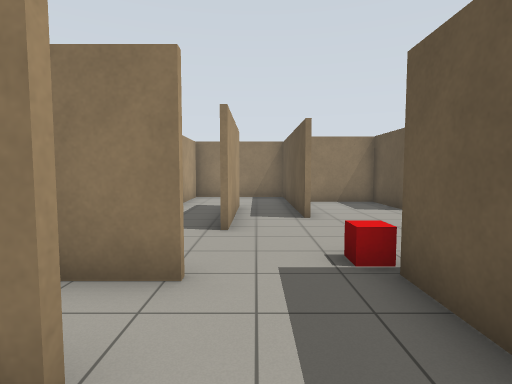
View 1 (above)

20 first-person views from a walk through a robot-simulator world made for Gazebo. The camera is 1.2 m above the floor, tilts 4° down and sees 80° across. The floor is counted in squares, 1 m on a side. Each view is taken from the middle of a square. On the plan, view 1 faces up. The plan holds only what a view shows up to about 13 squares ahead; the rest is blank. The place goes on beyond the plan.

View 2
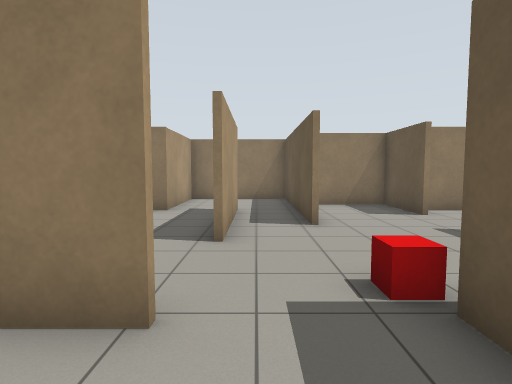

View 3
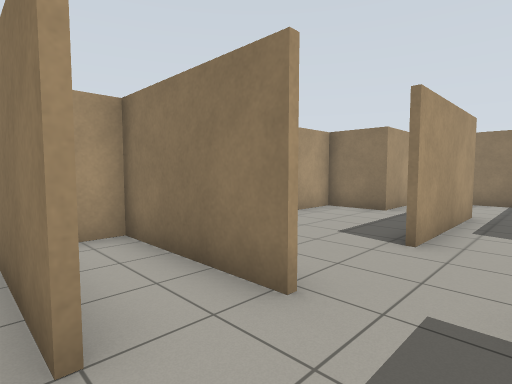

View 4
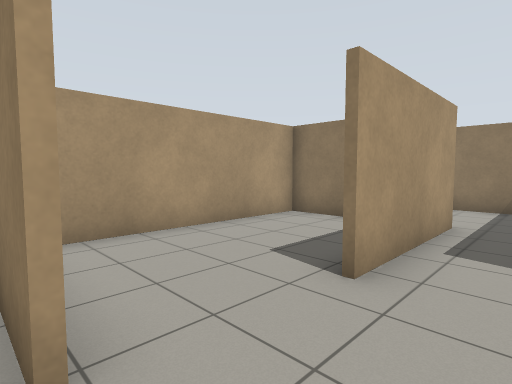

View 5
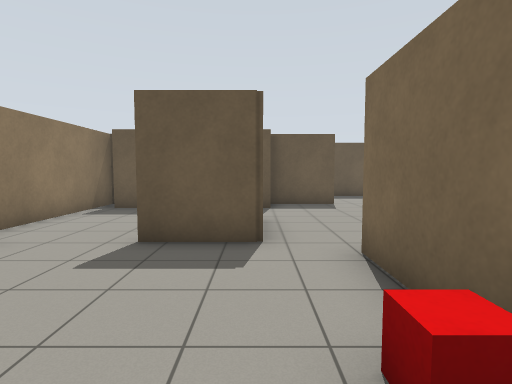

View 6
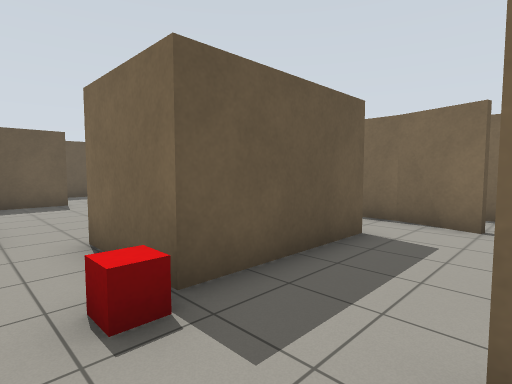

View 7
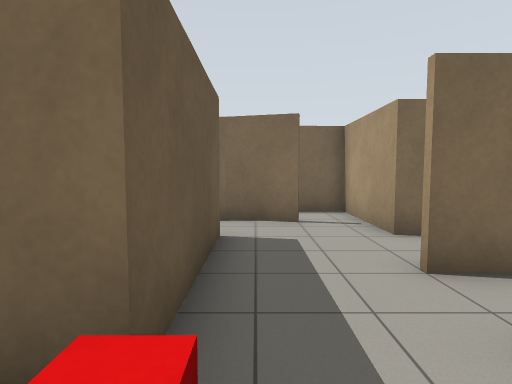

View 8
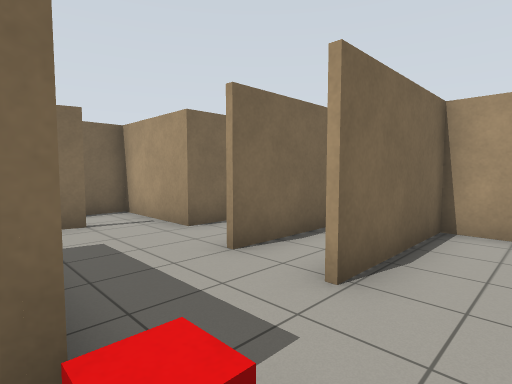

View 9
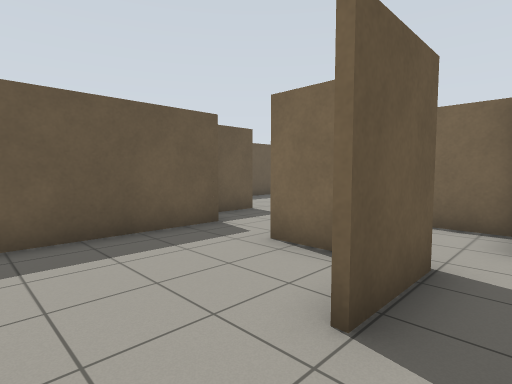

View 10
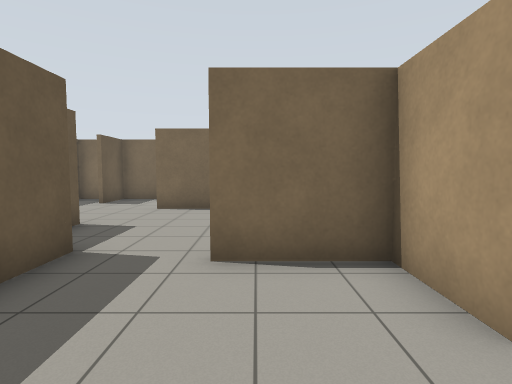

View 11
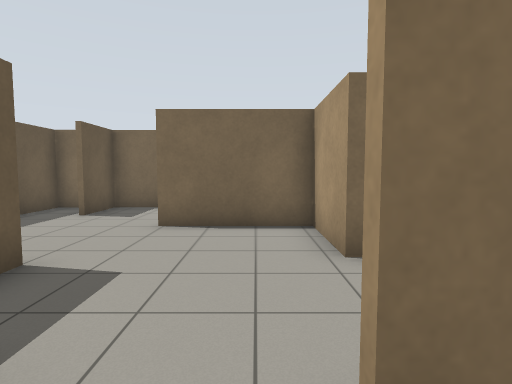

View 12
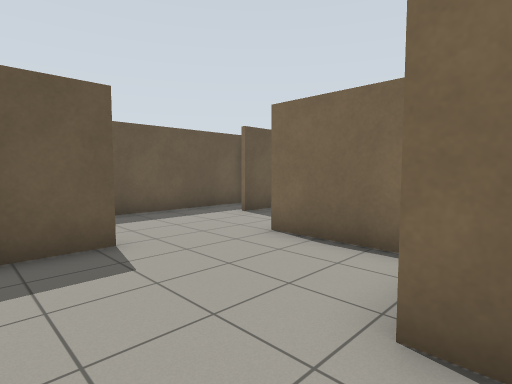

View 13
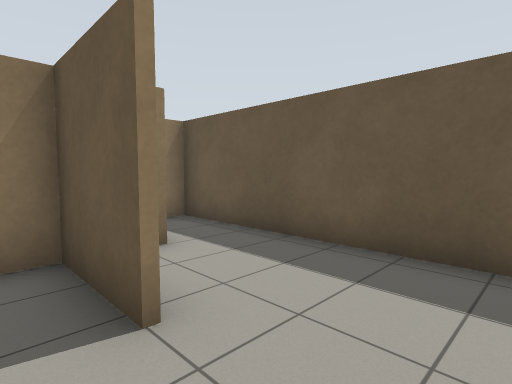

View 14
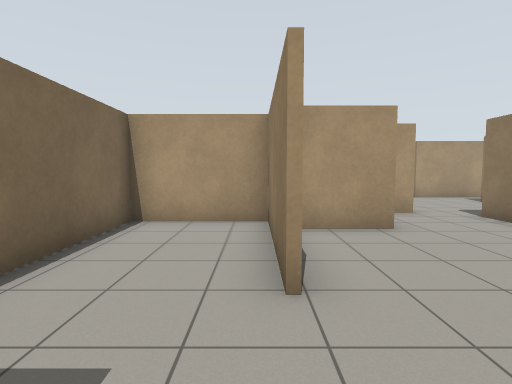

View 15
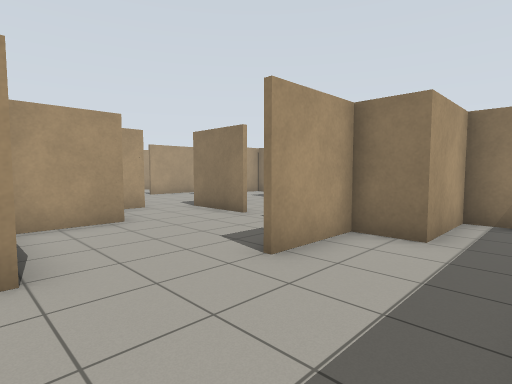

View 16
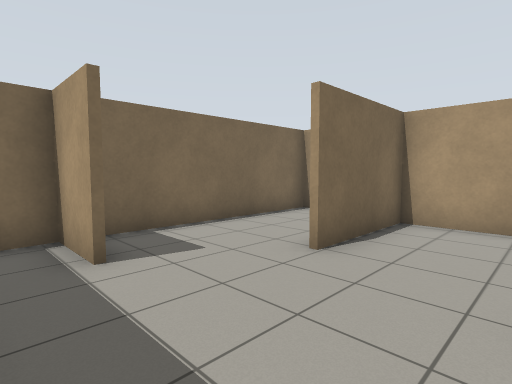

View 17
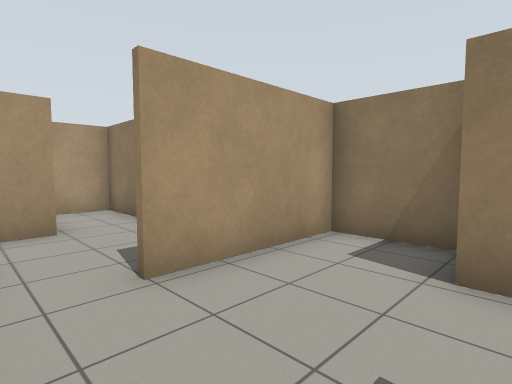

View 18
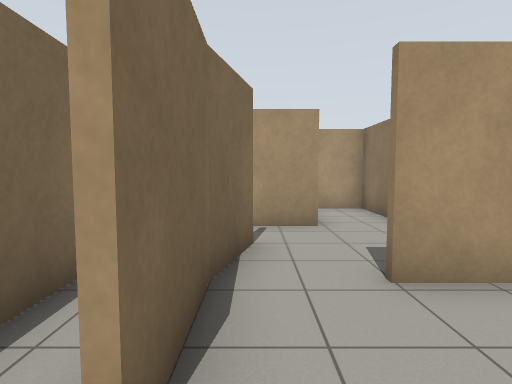

View 19
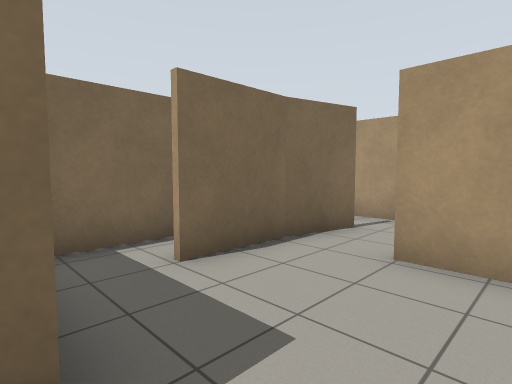

View 20
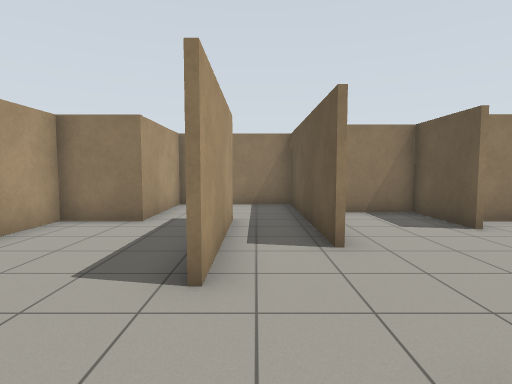

### Floor plan
Points are (right, up) in squares from view 1. A wall is a line through its corners. A room is listed if a view was taken in it or the views show most of it. See-through windows are left out.
Room 1 (views 1, 2, 3)
walls: (-0.9, 1.4) (-4.7, 1.4) (-4.7, -0.1); (-2.7, -0.6) (-1.6, -0.6) (-1.6, -2.5); (0, -2) (1.8, -2.5); (1.7, -0.6) (1.7, 1.4); (1.6, -2.5) (2.6, -2.5)
ways out: opening at (0.5, 2.5) to room 2; opening at (2, -1) to room 4; opening at (-1, -2) to room 6
Room 2 (views 4, 5, 6, 7, 8, 9, 10, 11, 20)
walls: (-0.6, 7.5) (-0.6, 6); (5.2, 7) (5.2, 5) (7.6, 5); (4.5, 9.1) (4.5, 11.7) (2, 11.7); (5.1, 4.9) (5.1, 7); (1.7, 1.4) (1.7, 3.4) (4.4, 3.4); (-2.7, 10.2) (-4.7, 10.2) (-4.7, 3.4) (-0.8, 3.4); (9.7, 4.5) (9.7, 9.6); (11, 10.2) (5.1, 10.2)
ways out: opening at (0.5, 2.5) to room 1; opening at (4, 4) to room 3; opening at (8.5, 5) to room 3; opening at (-2, 10) to room 5; opening at (0, 8) to room 5
objects: red box (1, 4) to (2, 4)
Room 3 (views 12, 13, 14, 15, 16)
walls: (11, 2.1) (11, 4.5) (10.3, 4.5); (10.1, -0.7) (5.8, -0.7) (5.8, -4); (12.8, -2.1) (12.8, -4); (7.6, 4.9) (5.1, 4.9); (12.6, -4) (12.6, -2.1); (4.5, 1.8) (6.8, 1.8) (6.8, -0.6) (10.1, -0.6); (4.4, 3.4) (4.4, 2.8); (6, -4) (14.4, -3.9) (14.4, 7.1) (12.5, 7.1) (12.5, 4.5) (11.1, 4.5) (11.1, 2.1)
ways out: opening at (4, 4) to room 2; opening at (8.5, 5) to room 2
Room 4 (views 17, 18, 19)
walls: (4.7, 1.7) (4.2, 1.7); (2.6, -2.5) (4, -2.5); (4, 3.2) (1.8, 3.2) (1.8, -0.6); (3.1, -4) (6, -4)
ways out: opening at (2, -1) to room 1
Room 5 (no view inside)
walls: (-0.6, 10.4) (-0.6, 7.5); (1.2, 7.6) (1.2, 13.8) (-2.7, 13.8) (-2.7, 10.2)
ways out: opening at (-2, 10) to room 2; opening at (0, 8) to room 2
Room 6 (no view inside)
walls: (-1.6, -2.5) (-1.6, -4) (2.7, -4)
ways out: opening at (-1, -2) to room 1

Where each view was taken, in squares from view 1:
view 1: 0 up, 0 right, facing up
view 2: 1 up, 0 right, facing up
view 3: 1 up, 1 right, facing up-left
view 4: 3 up, 1 right, facing up-left
view 5: 5 up, 0 right, facing right
view 6: 5 up, 1 left, facing down-right
view 7: 5 up, 1 right, facing down
view 8: 5 up, 2 right, facing down-left
view 9: 9 up, 4 right, facing down-right
view 10: 9 up, 7 right, facing down
view 11: 6 up, 8 right, facing down
view 12: 4 up, 6 right, facing down-right
view 13: 0 up, 10 right, facing up-right
view 14: 1 down, 13 right, facing left
view 15: 1 down, 14 right, facing up-left
view 16: 2 up, 14 right, facing down-left
view 17: 2 down, 5 right, facing up-left
view 18: 2 down, 5 right, facing left
view 19: 1 up, 6 right, facing down-left
view 20: 3 up, 0 right, facing up
